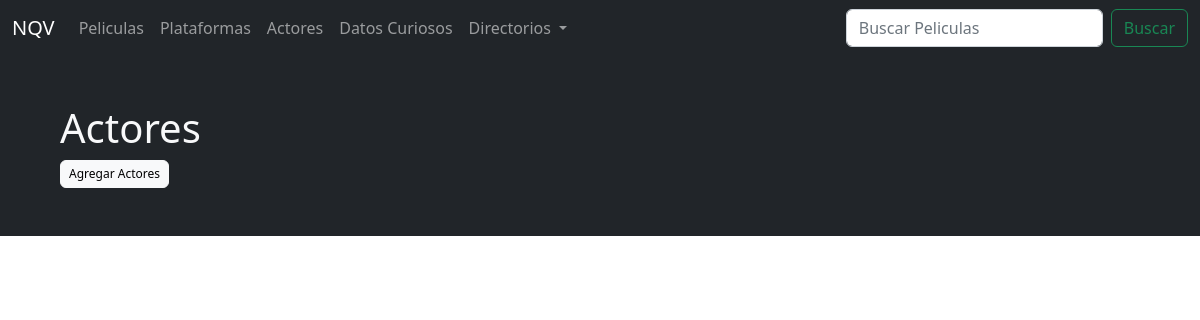
/AppNQV/actores, run on an earlier commit of the app's database.
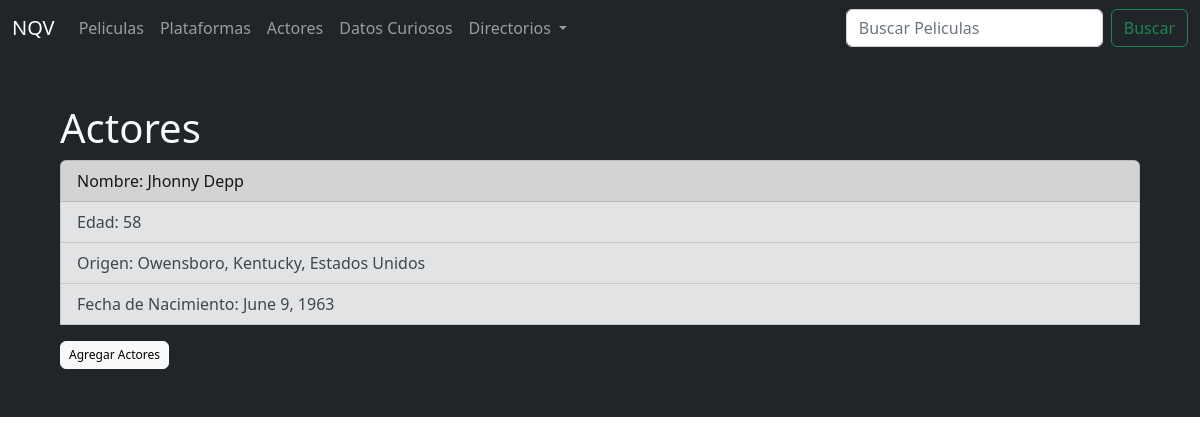
And on a later commit of the database.
### AppNQV/models.py (models this page shows)
class Actores(models.Model):
    nombre= models.CharField(max_length=40,blank=True, null=True)
    apellido= models.CharField(max_length=40, blank=True, null=True)
    edad= models.IntegerField(blank=True, null=True)
    origen= models.CharField(max_length=40, blank=True, null=True)
    fechaDeNacimiento= models.DateField(blank=True, null=True)
    class Meta:
        verbose_name= 'actor'
        verbose_name_plural= 'actores'

### AppNQV/views.py (the view)
# urls.py: path('actores', views.actores),#listado actores
def actores(request):
    actores= Actores.objects.all()
    context = {'actores': actores}
    return render (request,'actores.html', context=context)

### AppNQV/templates/actores.html (shortened to what this page needs)
{% extends "padre.html" %}
{% load static %}
{% block contenidoQueCambia %}
<section class="bg-dark text-light p-5 ">
    <div class="container">
        <div>
            <div>
                <h1>Actores</h1>
            </div>
            {% for actor in actores %}
            <ul class="list-group">
                <li class="list-group-item list-group-item-dark">Nombre: {{actor.nombre}} {{actor.apellido}}</li>
                <li class="list-group-item list-group-item-secondary">Edad: {{actor.edad}}</li>
                <li class="list-group-item list-group-item-secondary">Origen: {{actor.origen}} </li>
                <li class="list-group-item list-group-item-secondary">Fecha de Nacimiento: {{actor.fechaDeNacimiento}} </li>
            </ul>
            {% endfor %}
        </div>
        <a href="/AppNQV/actoresFormulario" button type="button" class="btn btn-light"
            style="--bs-btn-padding-y: .25rem; --bs-btn-padding-x: .5rem; --bs-btn-font-size: .75rem;">
            Agregar Actores
        </a>
    </div>
</section>
{% endblock %}

What changed in the data, as far as the page shows it:
added Actores: nombre "Jhonny", apellido "Depp", edad "58", origen "Owensboro, Kentucky, Estados Unidos", fechaDeNacimiento "June 9, 1963"
